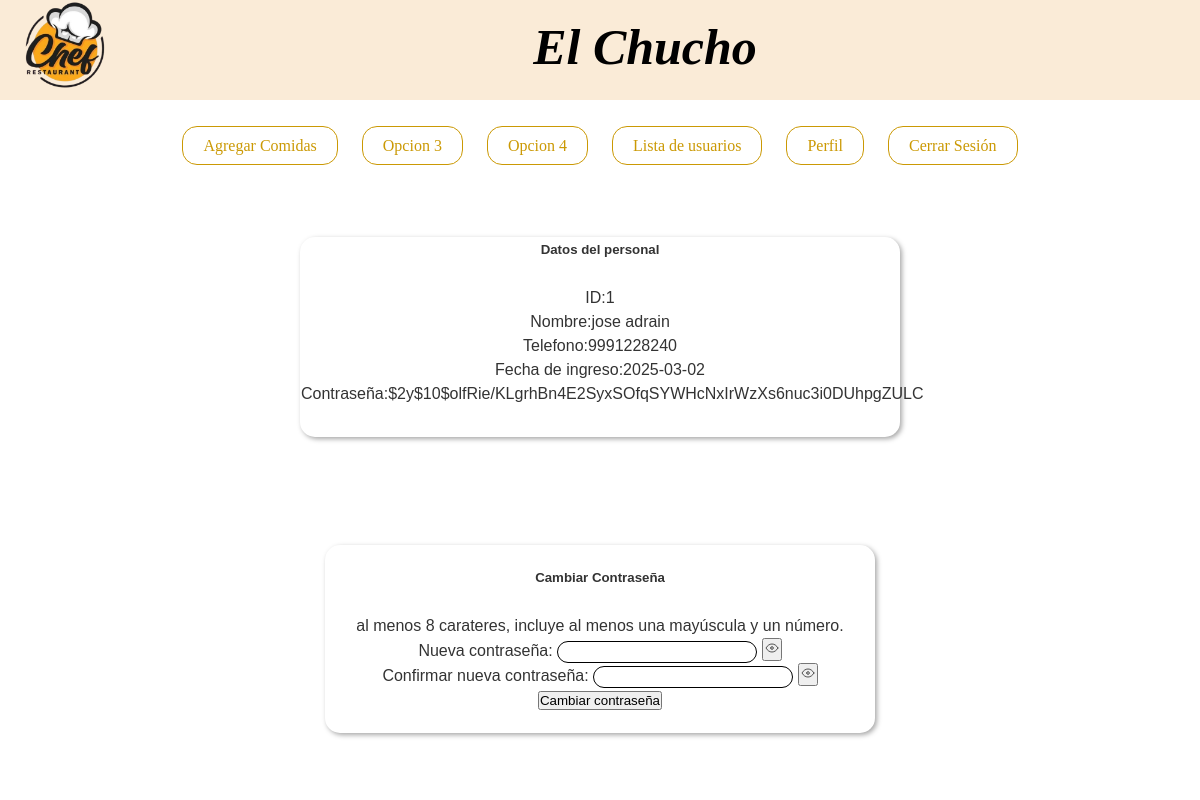
The app's page /perfilA.php (signed in) with its own data.
### tables this page shows
CREATE TABLE `usuarios` (
  `id` int(11) NOT NULL,
  `usuario` varchar(50) DEFAULT NULL,
  `nombre` varchar(50) DEFAULT NULL,
  `correo` varchar(100) DEFAULT NULL,
  `telefono` varchar(10) DEFAULT NULL,
  `contrasena` varchar(255) DEFAULT NULL,
  `Eliminar` int(20) DEFAULT NULL,
  `fecha_ingreso` date DEFAULT NULL,
  `token_recuperacion` varchar(255) DEFAULT NULL,
  `expira_token` datetime DEFAULT NULL,
  `id_tipo1` int(2) NOT NULL
);

### perfilA.php (the view, shortened to what this page needs)
<!DOCTYPE html>
<html lang="en">
<head>
    <link rel="stylesheet" href="diseño1.css">
</head>
<body>
 <?php
  include "encabezado.php";
  include "Menu_botones.php";
  ?>
  <br><br>
  <div class="ContPerfil ancho">
<section class="datos">
    <h5>Datos del personal</h5>
    <?php
require "conexion.php";
$usuario = $_SESSION['usuario'];
$Recuperar = "SELECT * FROM usuarios WHERE correo = '$usuario'";
      $resultado = mysqli_query($conectar, $Recuperar);
      while ($fila = mysqli_fetch_assoc($resultado)) {
      ?>
<br>
      <p>ID:<?php echo $fila["id"] ;?> </p>
      <p>Nombre:<?php echo $fila["nombre"];?></p>
      <p>Telefono:<?php echo  $fila["telefono"];?></p>
      <p>Fecha de ingreso:<?php echo $fila["fecha_ingreso"];?></p>
      <p>Contraseña:<?php echo $fila["contrasena"];?></p>
    <?php
      }
      ?>
    </section>
    <br><br>
        <section class="cambiar_contra">
            <div class="form-container">
                <h5 id="CCntra">Cambiar Contraseña</h5><br>
                <form action="procesar_cambio_contrasenaA.php" method="POST">
                <label>al menos 8 carateres, incluye al menos una mayúscula y un número.</label><br>
                <label>Nueva contraseña:</label>
                <input type="password" id="contrasena1" name="nueva" pattern="^(?=.*[A-Z])(?=.*\d).{8,}$"
    title="La contraseña debe al menos 8 caracteres, incluyendo al menos una mayúscula y un número."  required>
<button type="button" class="togglePassword" data-target="contrasena1">
</button>
<br>
<label for="confirmar">Confirmar nueva contraseña:</label>
<input type="password" id="contrasena2" name="confirmar" pattern="^(?=.*[A-Z])(?=.*\d).{8,}$"
    title="La contraseña debe al menos 8 caracteres, incluyendo al menos una mayúscula y un número." required>
<button type="button" class="togglePassword" data-target="contrasena2">
</button>
<br>
<button class="cambiar" type="submit">Cambiar contraseña</button>
</form>
    </div>
</section>
</div>
</body>
</html>

### diseño1.css (style rules this page uses)
* { box-sizing: border-box; margin: 0; padding: 0; }
body { max-width: 100%; font-size: 16px; line-height: 24px; color: #333; background-color: white; }
.ContPerfil { font-family: "Montserrat", sans-serif; display: grid; border: 1px solid #00000000; grid-template-columns: 1fr; gap: 30px; justify-items: center; align-items: center; padding: 20px; }
.datos { text-align: center; width: 600px; height: 300px; border: 1px solid #00000000; height: 200px; border-radius: 15px; box-shadow: 2px 2px 5px rgb(167, 167, 167); }
.cambiar_contra { text-align: center; border: 1px solid #00000000; width: 550px; margin-bottom: 30px; border-radius: 15px; padding: 20px; max-height: 250px; box-shadow: 2px 2px 5px rgb(167, 167, 167); }
.cambiar_contra input { border: 1px solid black; width: 200px; height: 20px; margin: auto; padding: 10px; border-radius: 20px; }
.ancho { max-width: 1200px; margin: auto; text-align: center; }

### records on screen
usuarios: id "1", nombre "jose adrain", telefono "9991228240", fecha_ingreso "2025-03-02", contrasena "$2y$10$olfRie/KLgrhBn4E2SyxSOfqSYWHcNxIrWzXs6nuc3i0DUhpgZULC"
